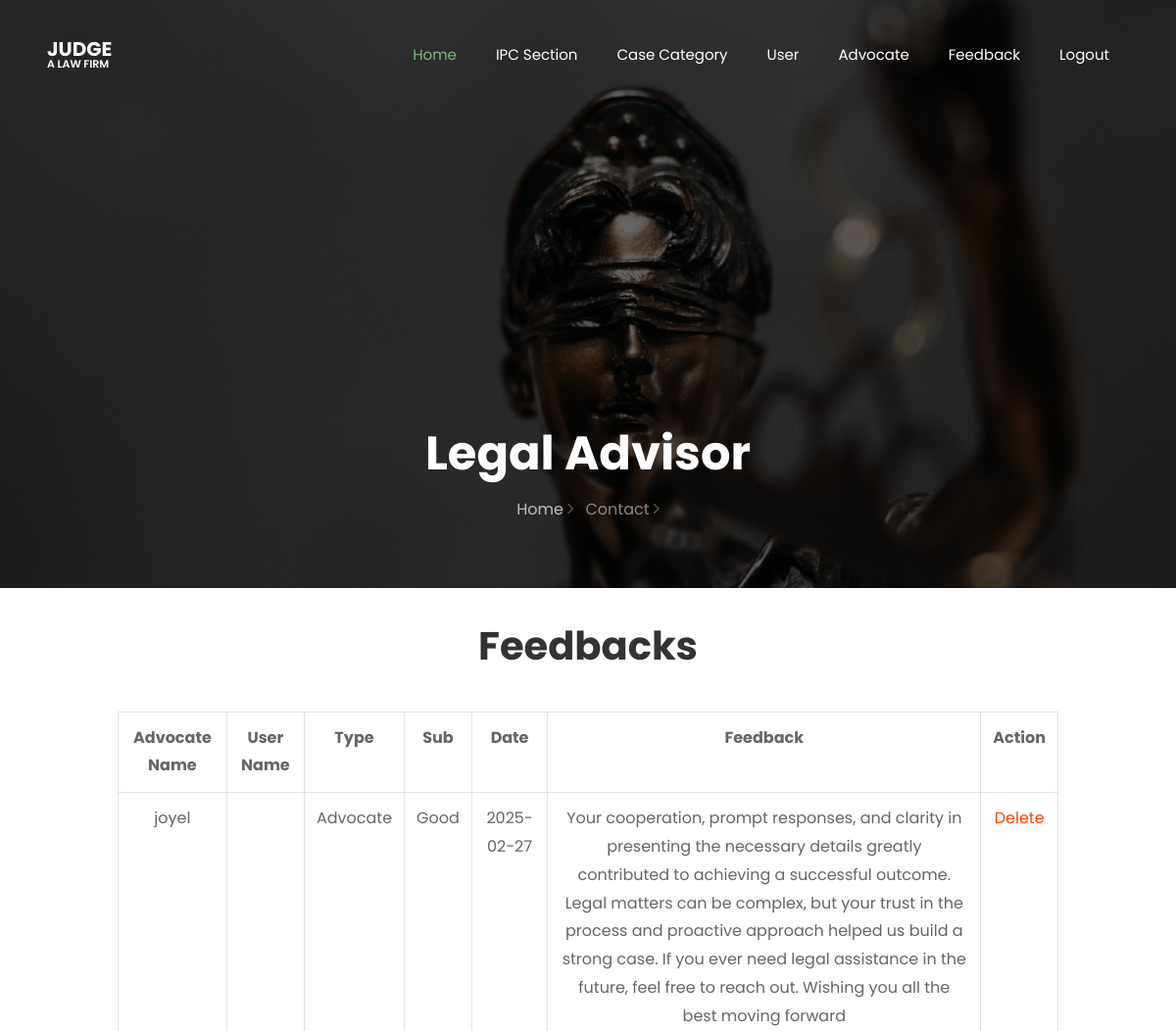
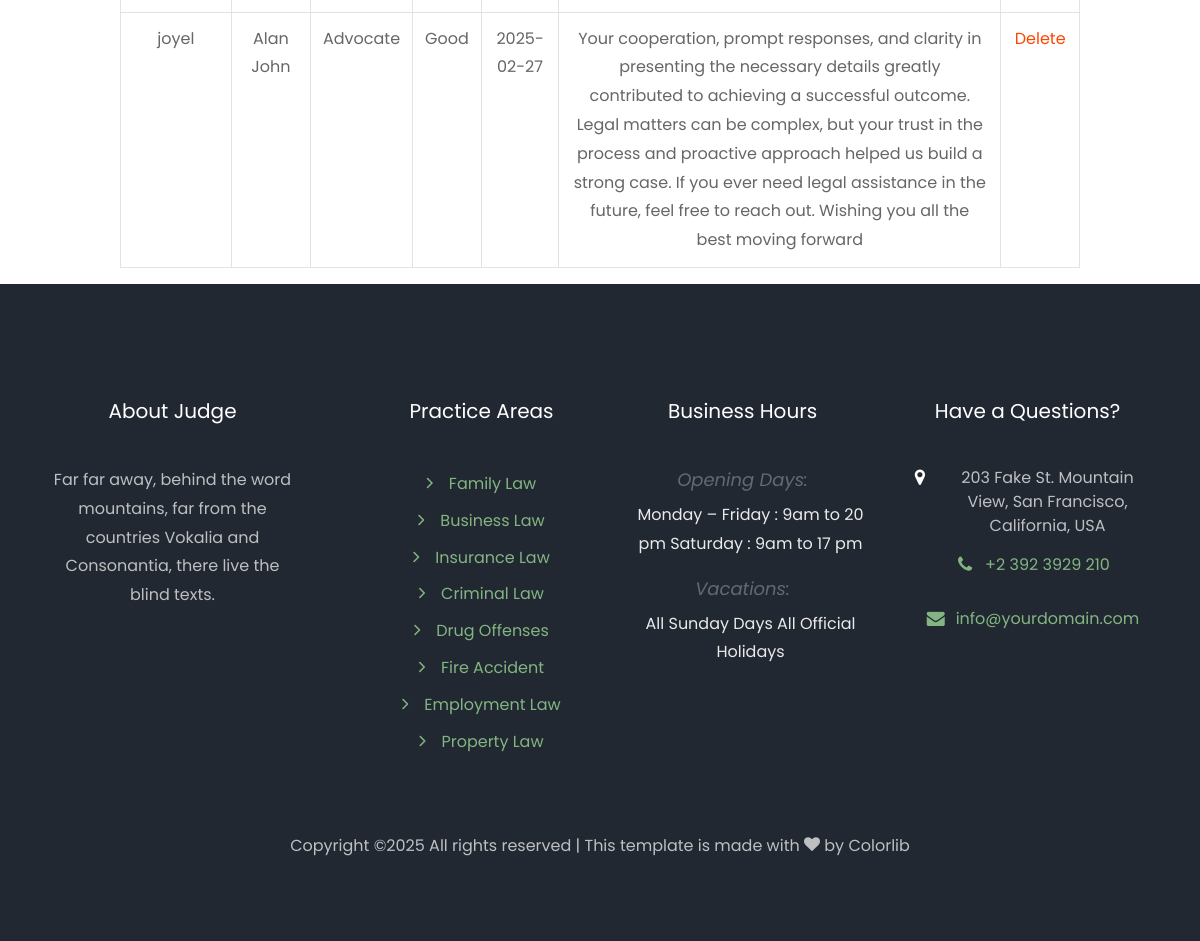
Screenshot of /admviewfeedback/ with the database file from the repository (2 pictures, top to bottom).
### myapp/models.py (models this page shows, shortened)
class Feedback(models.Model):
    uid=models.ForeignKey(UserRegistration, on_delete=models.CASCADE, null=True)
    aid=models.ForeignKey(Advocate, on_delete=models.CASCADE, null=True)
    sub = models.CharField(max_length=100, null=True)
    Feedback=models.CharField(max_length=100, null=True)
    Type=models.CharField(max_length=100, null=True)
    date=models.CharField(max_length=100, null=True)

class Advocate(models.Model):
    name = models.CharField(max_length=100, null=True)
    email = models.EmailField(max_length=100, null=True)
    phone = models.IntegerField(null=True, blank=True)
    address = models.CharField(max_length=300, null=True)
    dob = models.DateField()
    gender = models.CharField(max_length=100)
    image = models.ImageField(null=True, upload_to="profile")
    files = models.FileField(null=True, upload_to="profile")
    loginid = models.ForeignKey(Login, on_delete=models.CASCADE, null=True)
    district= models.CharField(max_length=100, null=True)
    category=models.CharField(max_length=100, null=True)
    qualification=models.CharField(max_length=100, null=True)
    Regfee=models.CharField(max_length=100, null=True,default="Pending")
    advo_rating=models.IntegerField(null=True,blank=True)

class UserRegistration(models.Model):
    name = models.CharField(max_length=100, null=True)
    email = models.EmailField(max_length=100, null=True)
    phone = models.IntegerField(null=True, blank=True)
    address = models.CharField(max_length=300, null=True)
    dob = models.DateField()
    gender = models.CharField(max_length=100)
    image = models.ImageField(null=True, upload_to="profile")
    loginid = models.ForeignKey(Login, on_delete=models.CASCADE, null=True)
    Account_no=models.IntegerField(null=True,blank=True)
    pin_no=models.IntegerField(null=True,blank=True)
    district= models.CharField(max_length=100, null=True)
    aadhaar= models.CharField(max_length=100, null=True)

### myapp/views.py (the view)
# urls.py: path('admviewfeedback/',views.admviewfeedback),
def admviewfeedback(request):
    view = Feedback.objects.all()
    return render(request, "Admins/view_feedback.html", {"view": view})

### templates/Admins/view_feedback.html (shortened to what this page needs)
{% extends 'Admins/common.html' %}
{% load static %}
{% block header %}
<br>
<center>
    {% if view %}
    <h1><b>Feedbacks</b></h1><br>
    <table border="1" cellpadding="15px" cellspacing="10px" class="table">
        <tr>
            <th> Advocate Name</th>
            <th> User Name</th>
            <th>Type</th>
            <th>Sub</th>
            <th>Date</th>
            <th>Feedback</th>
            <th>Action</th>
        </tr>
        {% for i in view %}
        <tr>
            <td>{{i.aid.name}}</td>
            <td>{{i.uid.name}}</td>
            <td>{{i.Type}}</td>
            <td>{{i.sub}}</td>
            <td>{{i.date}}</td>
            <td>{{i.Feedback}}</td>
            <td>
                <a href="/delete_feedback?fid={{i.id}}" style="color: orangered;">Delete</a>
            </td>
        </tr>
        {% endfor %}
    </table>
    {% else %}
    <p>No Data Has Found!</p>
    {% endif %}
    {% endblock %}

### templates/Admins/view_feedback.html (style rules this page uses)
.table { border-radius: 15px; border: 1px solid rgb(225, 227, 228); max-width: 80%; text-align: center; }

### rows the page displays
Feedback: aid.name "joyel", Type "Advocate", sub "Good", date "2025-02-27", Feedback "Your cooperation, prompt responses, and clarity in presenting the necessary details greatly contributed to achieving a successful outcome. Legal matters can be complex, but your trust in the process and proactive approach helped us build a strong case. If you ever need legal assistance in the future, feel free to reach out. Wishing you all the best moving forward"
Feedback: aid.name "joyel", uid.name "Alan John", Type "Advocate", sub "Good", date "2025-02-27", Feedback "Your cooperation, prompt responses, and clarity in presenting the necessary details greatly contributed to achieving a successful outcome. Legal matters can be complex, but your trust in the process and proactive approach helped us build a strong case. If you ever need legal assistance in the future, feel free to reach out. Wishing you all the best moving forward"
